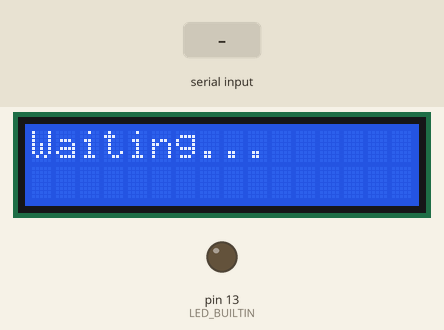
Simulated run of this sketch. Board: Arduino Uno, built with avr-gcc and run on an emulated ATmega328P. On the bench: 16×2 character LCD, output pins drawn as LEDs (lit = HIGH). The inputs (shaded band) are chosen by the test bench.

Above: at 1.2 s.
1.3 s: "1*" received over Serial
At 3.6 s:
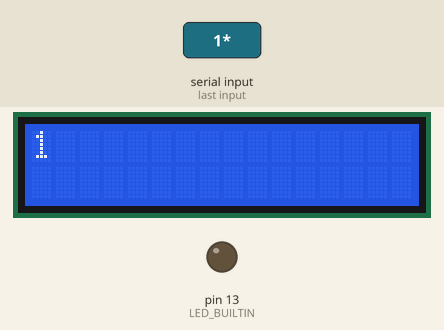
3.9 s: "0*" received over Serial
At 4.8 s:
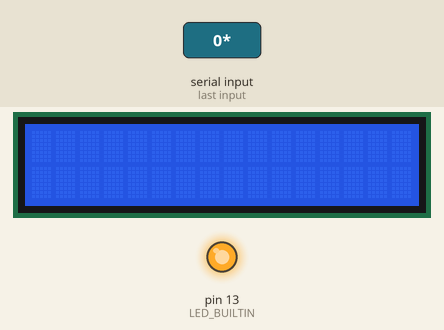
6.5 s: "2*" received over Serial
At 8.9 s:
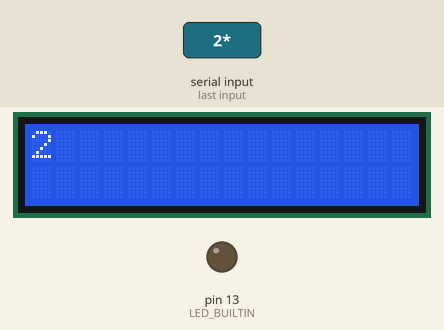
Timing chart, 0 to 10.4 s (numbered marks = the images above; inputs shaded):
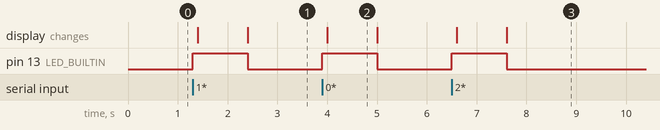

The sketch:

arduino-sketch.ino
```cpp
#include <LiquidCrystal.h>

const int rs = 12, en = 11, d4 = 5, d5 = 4, d6 = 3, d7 = 2;
LiquidCrystal lcd(rs, en, d4, d5, d6, d7);

String song_title = "";
String artist = "";

void setup() {
  Serial.begin(9600);
  lcd.begin(16, 2);
  lcd.print("Waiting...");
  pinMode(LED_BUILTIN, OUTPUT);
  digitalWrite(LED_BUILTIN, LOW);
}

void loop() {
  write();
}

void write() {
  if (Serial.available()) {
    digitalWrite(LED_BUILTIN, HIGH);
    delay(100);
    lcd.clear();
    while (Serial.available() > 0) {
      song_title = Serial.readStringUntil('*');
      artist = Serial.readStringUntil('*');
      lcd.print(song_title);
      lcd.setCursor(0,1);
      lcd.print(artist);
      lcd.setCursor(0,0);
    }
    digitalWrite(LED_BUILTIN, LOW);
  }
}
```

Measured:
- after the input at 1.3 s, pin 13 (LED_BUILTIN): LOW → HIGH at once, → LOW 1.1 s later; the display: first changes after 0.10 s (image 1 shows a later state)
- after the input at 3.9 s, pin 13 (LED_BUILTIN): LOW → HIGH at once, → LOW 1.1 s later; the display: changes after 0.10 s (image 2)
- after the input at 6.5 s, pin 13 (LED_BUILTIN): LOW → HIGH at once, → LOW 1.1 s later; the display: first changes after 0.10 s (image 3 shows a later state)
- what the display in image 2 shows lasts 1.0 s, from 4.0 s to 5.0 s
